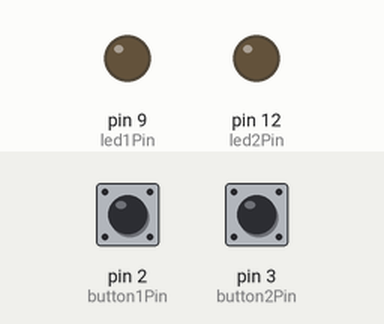
Simulated run of this sketch. Board: Arduino Uno, built with avr-gcc and run on an emulated ATmega328P. Parts: output pins drawn as LEDs (lit = HIGH). Dashed ring = blinking. The test bench sets the inputs (shaded band); at power-on: pin 2 (button1Pin) LOW, pin 3 (button2Pin) LOW.

Above: at 1.2 s.
1.3 s: pin 2 (button1Pin) pulled HIGH for 0.15 s
At 1.4 s:
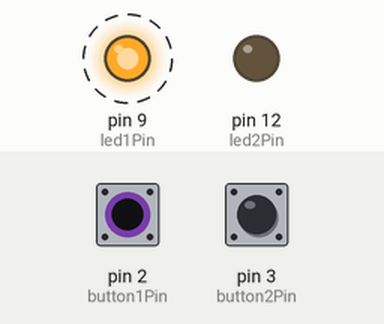
4.3 s: pin 3 (button2Pin) pulled HIGH for 3.2 s
At 7.3 s:
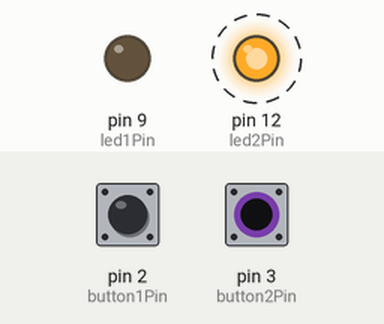
Timing chart, 0 to 14.8 s (numbered marks = the images above; inputs shaded):
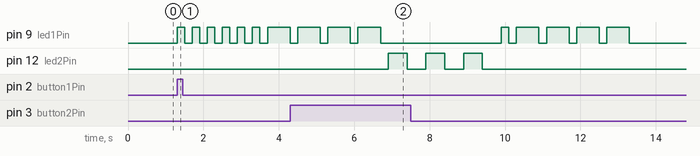

The sketch:

3.1hw.ino
```cpp
//buttons and led pins
const int button1Pin = 2; // button 1
const int button2Pin = 3; // button 2
const int led1Pin = 9; // led 1
const int led2Pin = 12; // led 2

int button1State = 0;
int button2State = 0;

void setup() {
  pinMode(button1Pin, INPUT);
  pinMode(button2Pin, INPUT);
  pinMode(led1Pin, OUTPUT);
  pinMode(led2Pin, OUTPUT);
}

void loop() {
  button1State = digitalRead(button1Pin);
  button2State = digitalRead(button2Pin);

  if (button1State == HIGH) {
    blinkPattern1();
  } else if (button2State == HIGH) {
    blinkPattern2();
  }
}

void blinkPattern1() {
  for (int i = 0; i < 5; i++) {
    digitalWrite(led1Pin, HIGH);
    delay(200);
    digitalWrite(led1Pin, LOW);
    delay(200);
  }
  morseCode("Hello");
}

void blinkPattern2() {
  for (int i = 0; i < 3; i++) {
    digitalWrite(led2Pin, HIGH);
    delay(500);
    digitalWrite(led2Pin, LOW);
    delay(500);
  }
  morseCode("Scary");
}

void morseCode(String message) {
  for (int i = 0; i < message.length(); i++) {
    char c = message.charAt(i);
    if (c == ' ') {
      delay(700);
    } else {
      int dotDash = (c == 'S' || c == 'H') ? 200 : 600;
      digitalWrite(led1Pin, HIGH);
      delay(dotDash);
      digitalWrite(led1Pin, LOW);
      delay(200);
    }
  }
}
```

Measured:
- after the input at 1.3 s, pin 9 (led1Pin): alternates HIGH for 0.20 s and LOW for 0.20 s, 13 changes in all, then stays HIGH, starting at once
- after the input at 4.3 s, pin 12 (led2Pin): alternates HIGH for 0.50 s and LOW for 0.50 s, 6 changes in all, then stays LOW, starting after 2.6 s
